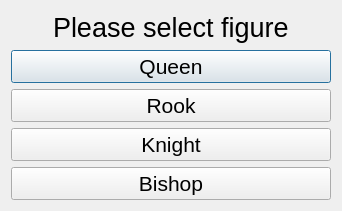
<?xml version="1.0" encoding="UTF-8"?>
<ui version="4.0">
 <class>SelectFigureDialog</class>
 <widget class="QDialog" name="SelectFigureDialog">
  <property name="windowModality">
   <enum>Qt::WindowModal</enum>
  </property>
  <property name="geometry">
   <rect>
    <x>0</x>
    <y>0</y>
    <width>342</width>
    <height>211</height>
   </rect>
  </property>
  <property name="contextMenuPolicy">
   <enum>Qt::DefaultContextMenu</enum>
  </property>
  <property name="windowTitle">
   <string>MyChess</string>
  </property>
  <property name="modal">
   <bool>true</bool>
  </property>
  <layout class="QGridLayout" name="gridLayout">
   <item row="0" column="0">
    <layout class="QHBoxLayout" name="horizontalLayout">
     <item>
      <spacer name="horizontalSpacer">
       <property name="orientation">
        <enum>Qt::Horizontal</enum>
       </property>
       <property name="sizeHint" stdset="0">
        <size>
         <width>40</width>
         <height>20</height>
        </size>
       </property>
      </spacer>
     </item>
     <item>
      <widget class="QLabel" name="label">
       <property name="font">
        <font>
         <pointsize>20</pointsize>
        </font>
       </property>
       <property name="text">
        <string>Please select figure</string>
       </property>
      </widget>
     </item>
     <item>
      <spacer name="horizontalSpacer_2">
       <property name="orientation">
        <enum>Qt::Horizontal</enum>
       </property>
       <property name="sizeHint" stdset="0">
        <size>
         <width>40</width>
         <height>20</height>
        </size>
       </property>
      </spacer>
     </item>
    </layout>
   </item>
   <item row="1" column="0">
    <layout class="QVBoxLayout" name="verticalLayout">
     <item>
      <widget class="QPushButton" name="queenButton">
       <property name="font">
        <font>
         <pointsize>16</pointsize>
        </font>
       </property>
       <property name="text">
        <string>Queen</string>
       </property>
      </widget>
     </item>
     <item>
      <widget class="QPushButton" name="rookButton">
       <property name="font">
        <font>
         <pointsize>16</pointsize>
        </font>
       </property>
       <property name="text">
        <string>Rook</string>
       </property>
      </widget>
     </item>
     <item>
      <widget class="QPushButton" name="knightButton">
       <property name="font">
        <font>
         <pointsize>16</pointsize>
        </font>
       </property>
       <property name="text">
        <string>Knight</string>
       </property>
      </widget>
     </item>
     <item>
      <widget class="QPushButton" name="bishopButton">
       <property name="font">
        <font>
         <pointsize>16</pointsize>
        </font>
       </property>
       <property name="text">
        <string>Bishop</string>
       </property>
      </widget>
     </item>
    </layout>
   </item>
  </layout>
 </widget>
 <resources/>
 <connections/>
</ui>
